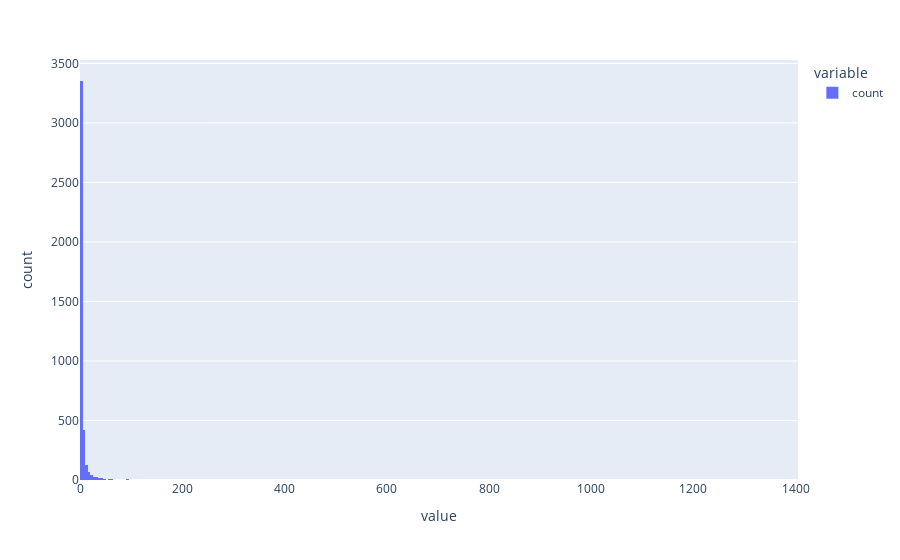

Notebook source saved alongside this figure:
### Code cell
px.histogram(doc_pd_counts["count"])

### Figure 1 — Plotly figure (JSON) as saved in the notebook; plotly's stock layout.template omitted (floating-point values rounded to 4 significant figures; data arrays with more than 128 entries replaced by an {"elided": "..."} marker saying what was removed)
{"data": [{"alignmentgroup": "True", "bingroup": "x", "hovertemplate": "variable=count<br>value=%{x}<br>count=%{y}<extra></extra>", "legendgroup": "count", "marker": {"color": "#636efa", "pattern": {"shape": ""}}, "name": "count", "offsetgroup": "count", "orientation": "v", "showlegend": true, "type": "histogram", "x": {"elided": "4158 int values"}, "xaxis": "x", "yaxis": "y"}], "layout": {"barmode": "relative", "legend": {"title": {"text": "variable"}, "tracegroupgap": 0}, "margin": {"t": 60}, "xaxis": {"anchor": "y", "domain": [0, 1], "title": {"text": "value"}}, "yaxis": {"anchor": "x", "domain": [0, 1], "title": {"text": "count"}}}}
